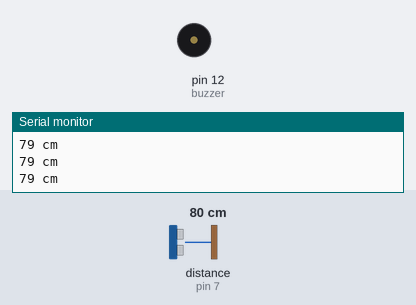
Recording of a sketch running on a simulated Arduino Uno, built with avr-gcc and run on an emulated ATmega328P. On the bench: buzzer (waves = sounding), the last lines printed to the serial monitor. Wiring (inferred from the names in the program): ultrasonic range finder: trigger pin 8; echo pin 7. Inputs (shaded band) come from the test bench; at power-on: distance to the obstacle (sensor on pin 7) 80 cm. The echo pulse lasts 58.3 µs per cm.

Above: at 1.3 s.
1.4 s: distance to the obstacle (sensor on pin 7) set to 66 cm
2.9 s: distance to the obstacle (sensor on pin 7) set to 57 cm
At 3.31 s:
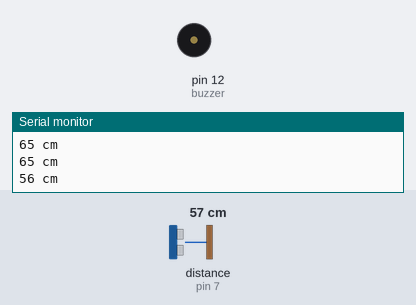
5.9 s: distance to the obstacle (sensor on pin 7) set to 34 cm
8.9 s: distance to the obstacle (sensor on pin 7) set to 27 cm
At 9.3 s:
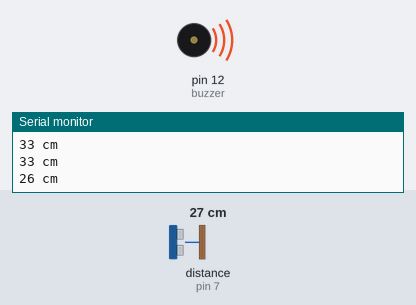
10.5 s: distance to the obstacle (sensor on pin 7) set to 35 cm
At 10.85 s:
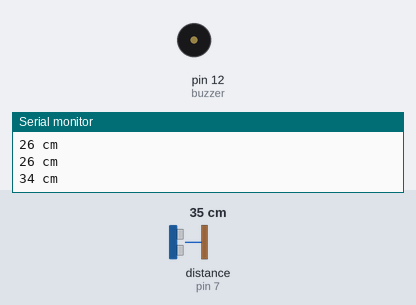
Timing chart, 0 to 14.5 s (numbered marks = the images above; inputs shaded):
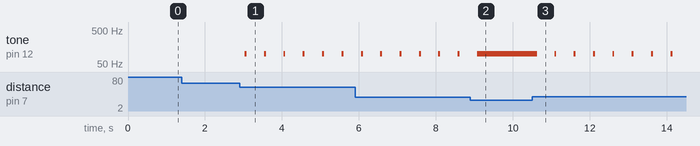

The sketch:

ultrasound_glasses.ino
```cpp
#define trigPin 8  // These lines assign names to values
#define echoPin 7  // so they can be easily identified.
#define buzzer 12  // These are set before the code


void setup() {
  Serial.begin (9600);
  pinMode(trigPin, OUTPUT);
  pinMode(echoPin, INPUT);
  pinMode(buzzer, OUTPUT);
}

void loop() {
  long duration, distance;
  digitalWrite(trigPin, LOW);
  delayMicroseconds(2);
  digitalWrite(trigPin, HIGH);
  delayMicroseconds(10);
  digitalWrite(trigPin, LOW);
  duration = pulseIn(echoPin, HIGH);
  distance = (duration/2) / 29.1;
  Serial.print(distance);
    Serial.println(" cm");


if (distance > 30 and distance < 62) {
    tone(buzzer,100,50);  // Intermitten beeps
    }
    if (distance > 0 and distance < 31) {
    tone(buzzer,100); // Long solid beep
  }
  else {
    }
  delay (500);

}
```

Measured:
- the behaviour switches between 63 and 62 cm on distance to the obstacle (sensor on pin 7) (found by bisection; images 0 and 1)
- the behaviour switches between 32 and 31 cm on distance to the obstacle (sensor on pin 7) (found by bisection; images 1 and 2)
- after the input at 2.9 s, tone on pin 12 (buzzer): alternates 100 Hz for 0.05 s and silent for 0.45 s, starting after 0.13 s
- after the input at 8.9 s, tone on pin 12 (buzzer): goes on until 9.1 s, then stays 100 Hz
- after the input at 10.5 s, tone on pin 12 (buzzer): alternates 100 Hz for 0.05 s and silent for 0.45 s, starting after 0.13 s
